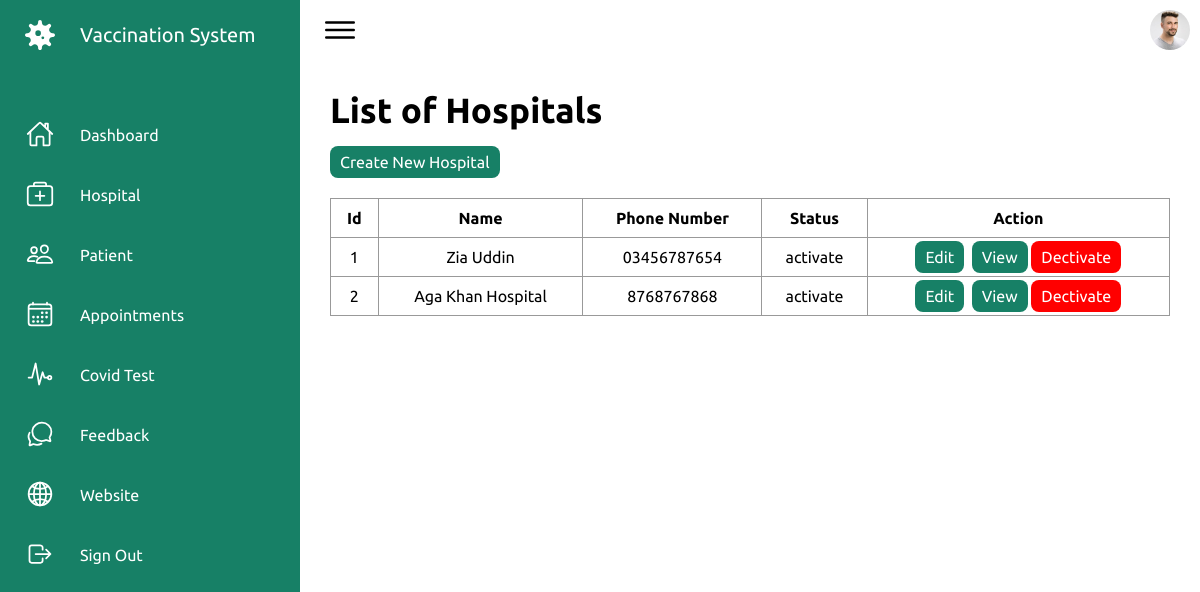
Screenshot of /Admin/hospital.php (signed in) with the database file from the repository.
### tables this page shows
CREATE TABLE `tbl_hospital` (
  `id` int(11) NOT NULL,
  `name` varchar(50) NOT NULL,
  `contact` varchar(15) NOT NULL,
  `cid` int(11) NOT NULL,
  `email` varchar(50) NOT NULL,
  `password` varchar(50) NOT NULL,
  `image` varchar(100) NOT NULL,
  `address` varchar(150) NOT NULL,
  `status` varchar(20) NOT NULL DEFAULT 'deactivate'
);

### Admin/hospital.php (the view, shortened to what this page needs)
<?php
    include("connection.php");
?>
<!DOCTYPE html>
<html lang="en">
<head>
    <link rel="stylesheet" href="assets/css/index.css">
</head>
<body>
    <div class="container">
        <?php
            include("navigation.php");
        ?>
        <div class="main">
            <div class="topbar">
                <div class="toggle">
                    <ion-icon name="menu-outline"></ion-icon>
                </div>
                <div class="user">
                    <a href='profile.php'><img src="assets/imgs/customer01.jpg" alt=""></a>
                </div>
            </div>
            <div class="mainContent">
                <h2 class="title">List of Hospitals</h2>
                <a href="add_new_hospital.php" class="btn">Create New Hospital</a>
                <table>
                    <thead>
                        <tr>
                            <th>Id</th>
                            <th>Name</th>
                            <th>Phone Number</th>
                            <th>Status</th>
                            <th>Action</th>
                        </tr>
                    </thead>
                    <tbody>
                        <?php
                            $query = "SELECT * FROM tbl_hospital";
                            $result = mysqli_query($connection,$query);
                            foreach($result as $row)
                            {
                                echo
                                "<tr>
                                    <td>$row[id]</td>
                                    <td>$row[name]</td>
                                    <td>$row[contact]</td>
                                    <td>$row[status]</td>
                                    <td>
                                    <a href='edit_hospital.php?id=$row[id]'>Edit</a>&nbsp;
                                    <a href='view_hospital.php?id=$row[id]'>View</a>&nbsp";
                                        if($row['status']=="deactivate")
                                        {
                                            echo "<a href='activate_hospital.php?id=$row[id]' class='btnactivate'>Activate</a>";
                                        }
                                        else
                                        {
                                            echo "<a href='deactivate_hospital.php?id=$row[id]' class='btndeactivate'>Dectivate</a>";
                                        }
                            }
                        ?>
                    </tbody>
                </table>
            </div>
        </div>
    </div>
</body>
</html>

### Admin/assets/css/index.css (style rules this page uses)
* { font-family: "Ubuntu", sans-serif; margin: 0; padding: 0; box-sizing: border-box; }
:root { --white: #fff; --gray: #f5f5f5; --black1: #222; --black2: #999; --green:#178066; }
body { min-height: 100vh; overflow-x: hidden; }
.container { position: relative; width: 100%; }
.main { position: absolute; width: calc(100% - 300px); left: 300px; min-height: 100vh; background: var(--white); transition: 0.5s; }
.topbar { width: 100%; height: 60px; display: flex; justify-content: space-between; align-items: center; padding: 0 10px; }
.toggle { position: relative; width: 60px; height: 60px; display: flex; justify-content: center; align-items: center; font-size: 2.5rem; cursor: pointer; }
.user { position: relative; width: 40px; height: 40px; border-radius: 50%; overflow: hidden; cursor: pointer; }
.user img { position: absolute; top: 0; left: 0; width: 100%; height: 100%; object-fit: cover; }

### Admin/hospital.php (style rules this page uses)
.mainContent { padding: 30px; }
.mainContent .title { font-size: 35px; }
.mainContent table { width: 100%; }
.mainContent table,td,th { margin-top: 20px; border: 1px solid #999; text-align: center; border-collapse: collapse; padding: 10px; }
.mainContent table a { padding: 7px 10px; background-color: #178066; text-decoration: none; border-radius: 8px; color: #fff; }
.mainContent .btndeactivate { background-color: red; }
.mainContent .btn { display: inline-block; margin-top: 15px; padding: 7px 10px; background-color: #178066; text-decoration: none; border-radius: 8px; color: #fff; }

### rows the page displays
tbl_hospital: id "1", name "Zia Uddin", contact "03456787654", status "activate"
tbl_hospital: id "2", name "Aga Khan Hospital", contact "8768767868", status "activate"
